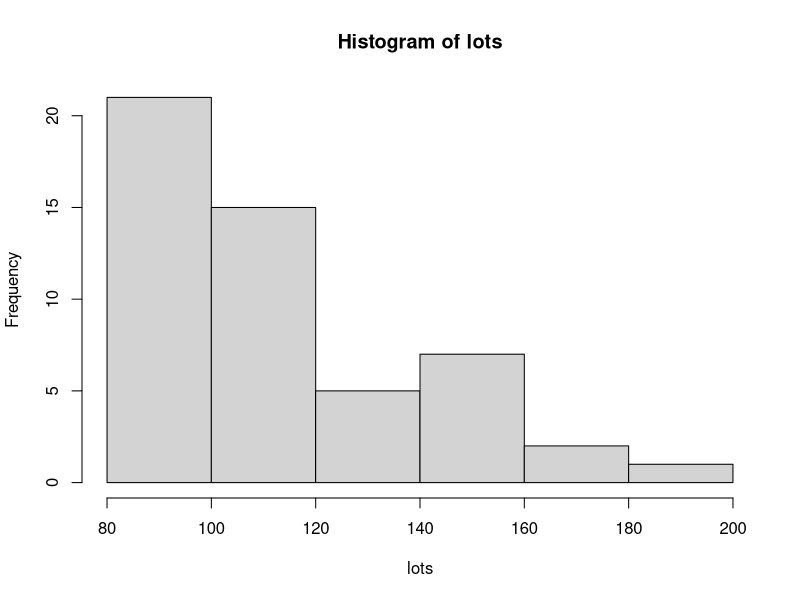

This figure's R source: (Note: this script raises an error after producing the figure.)
# numbers from: 
# http://www.tobaccofreekids.org/research/factsheets/pdf/0099.pdf

setwd("C:/Users/Paige/Documents/GitHubStuff/datasciencecoursera/Data Products Project")
data<-read.table("smoking_updated_numbers.csv", sep=",")
states<-data[,1]
cost<-data[,2]

perday<-1
years<-1
lots=perday*365*years*(1/20)*cost
min(lots)
max(lots)
mean(lots)
hist(lots)
perday*365*years*(1/20)*avecost

perweek<-6*20
years<-1
lots=perweek*(1/7)*365*years*(1/20)*cost
min(lots)
max(lots)
mean(lots)
hist(lots)
perweek*(1/7)*365*years*(1/20)*avecost

thestate="Minnesota"
dollars=round(lots[which(states==thestate)],2)

print(paste("Smoking", perday, "cigarettes per day for", years, "years in", thestate, "costs", dollars, "dollars."))


#### Working Function ####
# number = number cigarettes or packs smoked
# years = number of years smoking
# state = state you live in, with quotes
# time = specified per "day" or "week", default "day"
# pack = 0/1, did you specify number in packs?
#
howmuch<-function(number, years, state, time="day", pack=0){
thestate=state
if(number==1){
  mult1=""}else{
          mult1="s"}
if(years==1){
  mult2=""}else{
    mult2="s"}

if(time=="day"){
if(pack==1){
perday=20*number
}else{
perday=number
}
lots=perday*365*years*(1/20)*cost
dollars=round(lots[which(states==thestate)],2)
if(pack==1){
print(paste("Smoking ", number, " pack", mult1, " per day for ", years, " year", mult2 ," in ", thestate, " costs $", formatC(dollars, digits=2, big.mark=",", format="f"),"", sep=""))
}else{
print(paste("Smoking ", round(perday,1), " cigarette", mult1, " per day for ", years, " year", mult2, " in ", thestate, " costs $", formatC(dollars, digits=2, big.mark=",", format="f"), "", sep=""))
}
}
if(time=="week"){

if(pack==1){perweek=20*number}else{perweek=number}
lots=perweek*(1/7)*365*years*(1/20)*cost
dollars=round(lots[which(states==thestate)],2)
if(pack==1){
  print(paste("Smoking ", number, " pack", mult1, " per week for ", years, " year", mult2 ," in ", thestate, " costs $", formatC(dollars, digits=2, big.mark=",", format="f"), "", sep=""))
}else{
  print(paste("Smoking ", number, " cigarette", mult1, " per week for ", years, " year", mult2, " in ", thestate, " costs $", formatC(dollars, digits=2, big.mark=",", format="f"), "", sep=""))
}
}

}

### Reduction rephrasing
reduce<-function(number, years, state, time="day", pack=0){
  thestate=state
  if(number==1){
    mult1=""}else{
      mult1="s"}
  if(years==1){
    mult2=""}else{
      mult2="s"}
  
  if(time=="day"){
    if(pack==1){
      perday=20*number
    }else{
      perday=number
    }
    lots=perday*365*years*(1/20)*cost
    dollars=round(lots[which(states==thestate)],2)
    if(pack==1){
      print(paste("Smoking ", number, " fewer pack", mult1, " per day for ", years, " year", mult2 ," in ", thestate, " would save $", formatC(dollars, digits=2, big.mark=",", format="f"),"", sep=""))
    }else{
      print(paste("Smoking ", round(perday,1), " fewer cigarette", mult1, " per day for ", years, " year", mult2, " in ", thestate, " would save $", formatC(dollars, digits=2, big.mark=",", format="f"), "", sep=""))
    }
  }
  if(time=="week"){
    
    if(pack==1){perweek=20*number}else{perweek=number}
    lots=perweek*(1/7)*365*years*(1/20)*cost
    dollars=round(lots[which(states==thestate)],2)
    if(pack==1){
      print(paste("Smoking ", number, " fewer pack", mult1, " per week for ", years, " year", mult2 ," in ", thestate, " would save $", formatC(dollars, digits=2, big.mark=",", format="f"), "", sep=""))
    }else{
      print(paste("Smoking ", number, " fewer cigarette", mult1, " per week for ", years, " year", mult2, " in ", thestate, " would save $", formatC(dollars, digits=2, big.mark=",", format="f"), "", sep=""))
    }
  }
  
}







